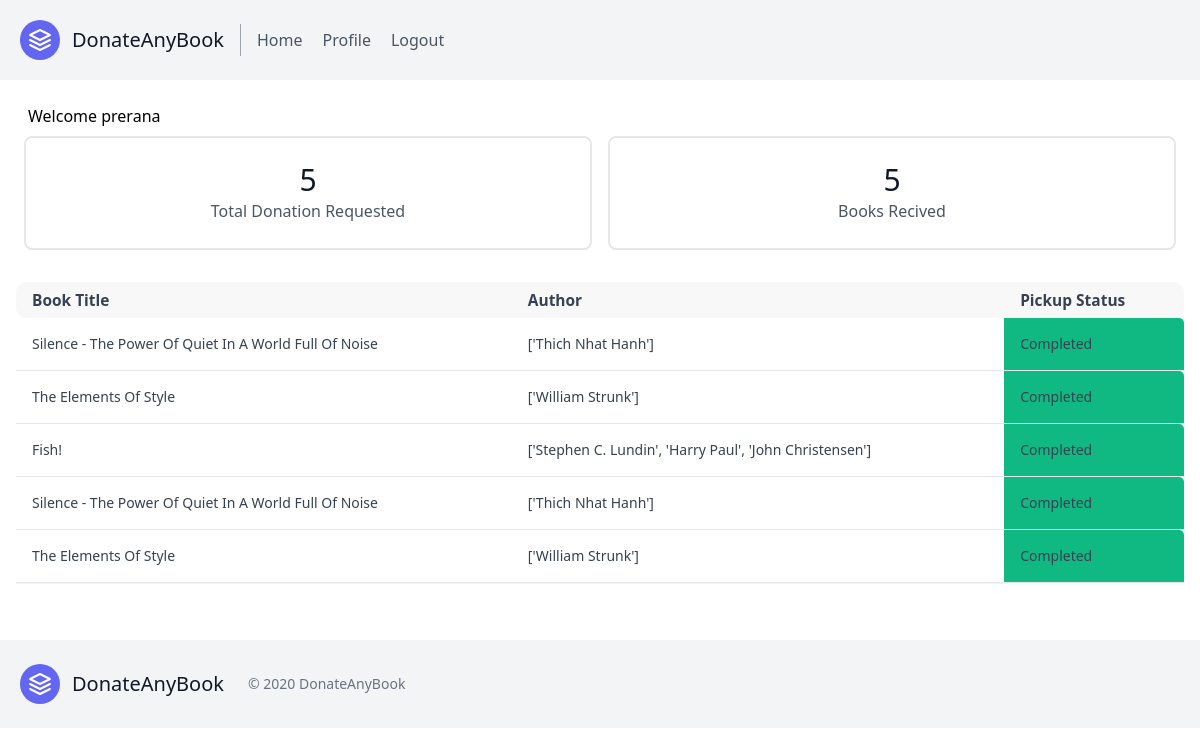
Page /profile/ (signed in) on the committed database.
### users/models.py (models this page shows)
class Order(models.Model):
    username = models.ForeignKey(User, on_delete=models.CASCADE)
    date_posted = models.DateTimeField(default=timezone.now)
    address = models.CharField(max_length=250)
    city = models.CharField(max_length=30)
    state = models.CharField(max_length=20)
    pincode = models.CharField(max_length=6)
    name = models.CharField(max_length=40)
    email = models.EmailField(max_length=254)
    number = models.CharField(max_length=10)
    book_title = models.CharField(max_length=80)
    book_author = models.CharField(max_length=80)
    status = models.BooleanField(default=False)
    coupon = models.BooleanField(default=False)
    def __str__(self):
        return self.book_title

### users/views.py (the view)
# urls.py: path('profile/', user_views.profile, name="profile"),
@login_required(login_url='login')
def profile(request):
    current_user = request.user
    orders = current_user.order_set.all()
    email = current_user.email
    orders_count = current_user.order_set.all().count()
    total_books_recived = current_user.order_set.filter(status='True').count()
    criterion1 = Q(status="True")
    criterion2 = Q(coupon="False")
    total_books_coupon = current_user.order_set.filter(criterion1 & criterion2).count()
    if(total_books_coupon>=5):
        current_user.order_set.filter(criterion1 & criterion2).update(coupon="True")
        send_email(email)
    context = {
        'orders': orders,
        'username': current_user,
        'email': email,
        'orders_count': orders_count,
        'total_books_recived': total_books_recived,
    }
    return render(request, 'users/profile.html', context)

### users/templates/users/profile.html (shortened to what this page needs)
{% extends "main/base.html" %}
{% block content %}
<div class="bg-white pb-4 px-4 rounded-md w-full">
      <div class="flex justify-between w-full pt-6 ">
        <p class="ml-3"> Welcome {{username}}</p>
      </div>
    {% if orders %}
    <section class="text-gray-600 body-font">
    <div class="flex flex-wrap -m- text-center">
        <div class="p-2 md:w-1/2 sm:w-1/2 w-full">
              <div class="border-2 border-gray-200 px-4 py-6 rounded-lg">
                <h2 class="title-font font-medium text-3xl text-gray-900">{{ orders_count }}</h2>
                <p class="leading-relaxed">Total Donation Requested</p>
              </div>
            </div>
            <div class="p-2 md:w-1/2 sm:w-1/2 w-full">
              <div class="border-2 border-gray-200 px-4 py-6 rounded-lg">
                <h2 class="title-font font-medium text-3xl text-gray-900">{{ total_books_recived }}</h2>
                <p class="leading-relaxed">Books Recived</p>
              </div>
        </div>
    </div>
    </section>
    <div class="overflow-x-auto mt-6">
      <table class="table-auto border-collapse w-full">
        <thead>
          <tr class="rounded-lg text-sm font-medium text-gray-700 text-left" style="font-size: 0.9674rem">
            <th class="px-4 py-2 bg-gray-200 " style="background-color:#f8f8f8">Book Title</th>
            <th class="px-4 py-2 " style="background-color:#f8f8f8">Author</th>
            <th class="px-4 py-2 " style="background-color:#f8f8f8">Pickup Status</th>
          </tr>
        </thead>
        <tbody class="text-sm font-normal text-gray-700">
        {% for order in orders reversed%}
          <tr class="hover:bg-gray-100 border-b border-gray-200 py-10">
            <td class="px-4 py-4">{{order}}</td>
            <td class="px-4 py-4">{{order.book_author}}</td>
            {% if order.status %}
            <td class="px-4 py-4 bg-green-500">Completed</td>
            {% else %}
            <td class="px-4 py-4 text-white bg-red-500">Pending</td>
            {% endif %}
          </tr>
        {% endfor %}
        </tbody>
      </table>
    </div>
  	 <div id="pagination" class="w-full flex justify-center border-t border-gray-100 pt-4 items-center">
      </div>
    </div>
    {% else %}
    <p class="text-center text-3xl">You haven't Donated any books</p>
    {% endif %}
{% endblock %}

### users/templates/users/profile.html (style rules this page uses)
thead tr th:first-child { border-top-left-radius: 10px; border-bottom-left-radius: 10px; }
thead tr th:last-child { border-top-right-radius: 10px; border-bottom-right-radius: 10px; }
tbody tr td:first-child { border-top-left-radius: 5px; border-bottom-left-radius: 0px; }
tbody tr td:last-child { border-top-right-radius: 5px; border-bottom-right-radius: 0px; }

### rows in the picture
Order: book_title "Silence - The Power Of Quiet In A World Full Of Noise", book_author "['Thich Nhat Hanh']", status "Completed"
Order: book_title "The Elements Of Style", book_author "['William Strunk']", status "Completed"
Order: book_title "Fish!", book_author "['Stephen C. Lundin', 'Harry Paul', 'John Christensen']", status "Completed"
Order: book_title "Silence - The Power Of Quiet In A World Full Of Noise", book_author "['Thich Nhat Hanh']", status "Completed"
Order: book_title "The Elements Of Style", book_author "['William Strunk']", status "Completed"

### other values in the picture
{{ username }} "prerana"
{{ orders_count }} "5"
{{ total_books_recived }} "5"
